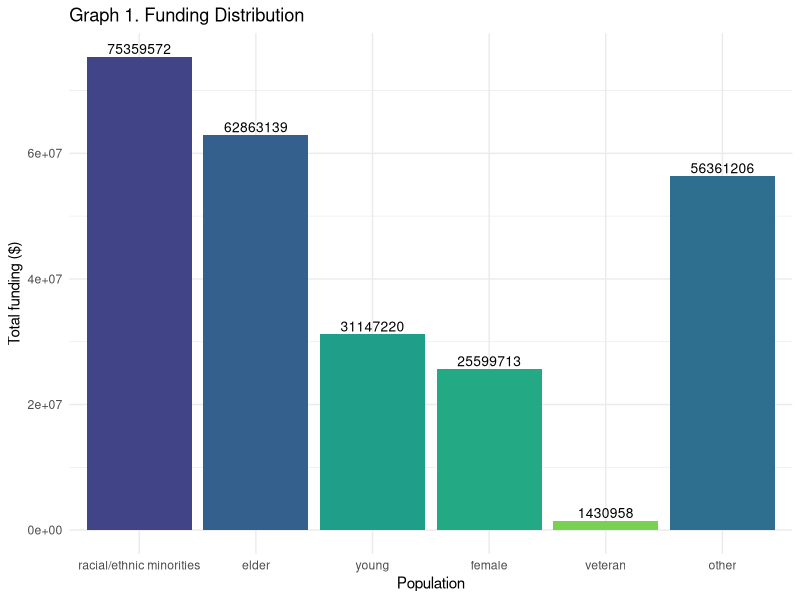
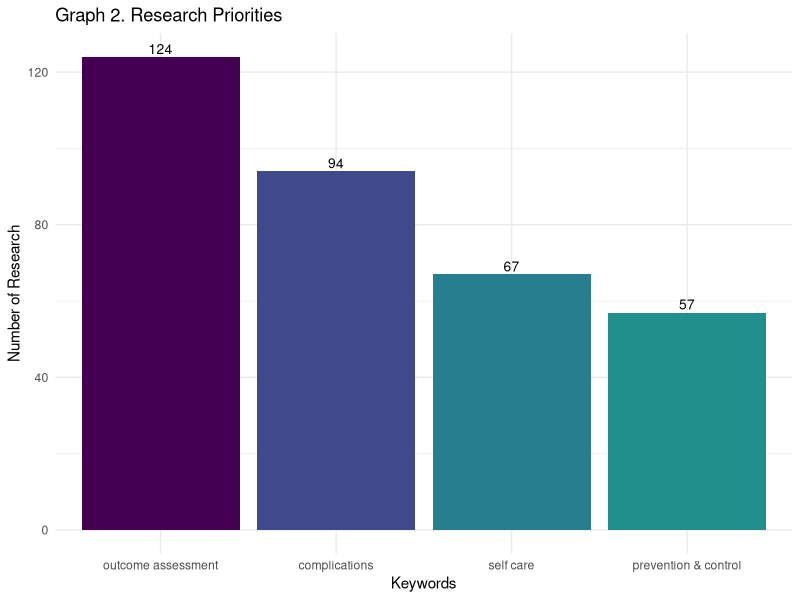

Generate these figures, in order, with R:
## ---- chunk 1
knitr::opts_chunk$set(echo = TRUE)
library(tidyverse)
library(ggthemes)
library(viridis)
## ---- chunk 2
population <- c("elder","female","veteran","young","racial/ethnic minorities","other")
funding <- c(62863139,25599713,1430958,31147220,75359572,56361206)
pop_dataset <- data.frame(population,funding)

pop_dataset$population <- factor(pop_dataset$population, c("racial/ethnic minorities", "elder", "young", "female","veteran","other"))
## ---- chunk 3
ggplot(pop_dataset,aes(x=population,y=funding))+
  geom_bar(stat="identity",
           aes(fill=funding))+
  geom_text(aes(label=funding), vjust=-0.3, size=3.5)+
  theme_minimal()+
  scale_fill_viridis(begin=0.8,end=0.2)+
  labs(title="Graph 1. Funding Distribution",
       x="Population",
       y="Total funding ($)")+
  theme(legend.position="none")
## ---- chunk 4
research <- c("outcome assessment","complications","self care","prevention & control")
count <- c(124,94,67,57)
research_dataset <- data.frame(research,count)
research_dataset <- research_dataset %>%
  mutate(research = fct_reorder(research, desc(count)))
## ---- chunk 5
ggplot(research_dataset,aes(x=research,y=count))+
  geom_bar(stat="identity",
           aes(fill=count))+
  geom_text(aes(label=count), vjust=-0.3, size=3.5)+
  theme_minimal()+
  scale_fill_viridis(begin=0.5,end=0)+
  labs(title="Graph 2. Research Priorities",
       x="Keywords",
       y="Number of Research")+
  theme(legend.position="none")
